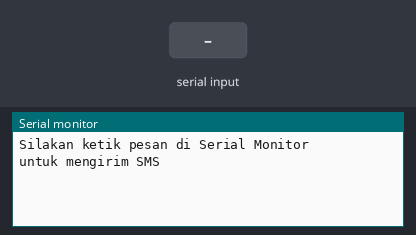
Bench run of a sketch on a simulated Arduino Uno, built with avr-gcc and run on an emulated ATmega328P. Parts: the last lines printed to the serial monitor. The inputs (shaded band) are chosen by the test bench. The modem accepts every AT command (registered, SIM ready, sends succeed) and sends nothing else.

Above: at 1.2 s.
1.3 s: "1" received over Serial
At 3.3 s:
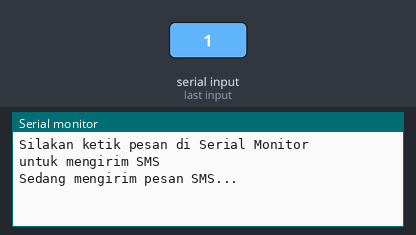
At 6.1 s:
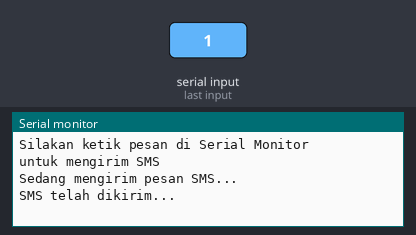

Measured:
- after the input at 1.3 s, the serial monitor: prints a new line after 1.0 s (image 1)

The sketch:

atSMS.ino
```cpp
//--------------------------------
// Contoh pengiriman SMS
//   menggunakan perintah AT
//--------------------------------

#include <SoftwareSerial.h>

SoftwareSerial serialGSM(2, 3);

String pesan;

void setup()  {
  Serial.begin(9600);
  serialGSM.begin(9600);

  Serial.println("Silakan ketik pesan di Serial Monitor");
  Serial.println("untuk mengirim SMS");
}

void loop() {
  if (Serial.available()) {
    pesan = Serial.readString();

    kirimSMS();
  }
}

void kirimSMS() {
  Serial.println("Sedang mengirim pesan SMS...");
  serialGSM.println("AT+CMGF=1");
  delay(1000);

  // Gantilah nomor telepon dengan nomor Anda
  serialGSM.println("AT+CMGS=\"+6285713438644\"\r");
  serialGSM.println(pesan);
  delay(1000);

  // Akhiri dengan Ctrl+Z
  serialGSM.println((char)26);
  delay(1000);

  Serial.println ("SMS telah dikirim...");
}
```
